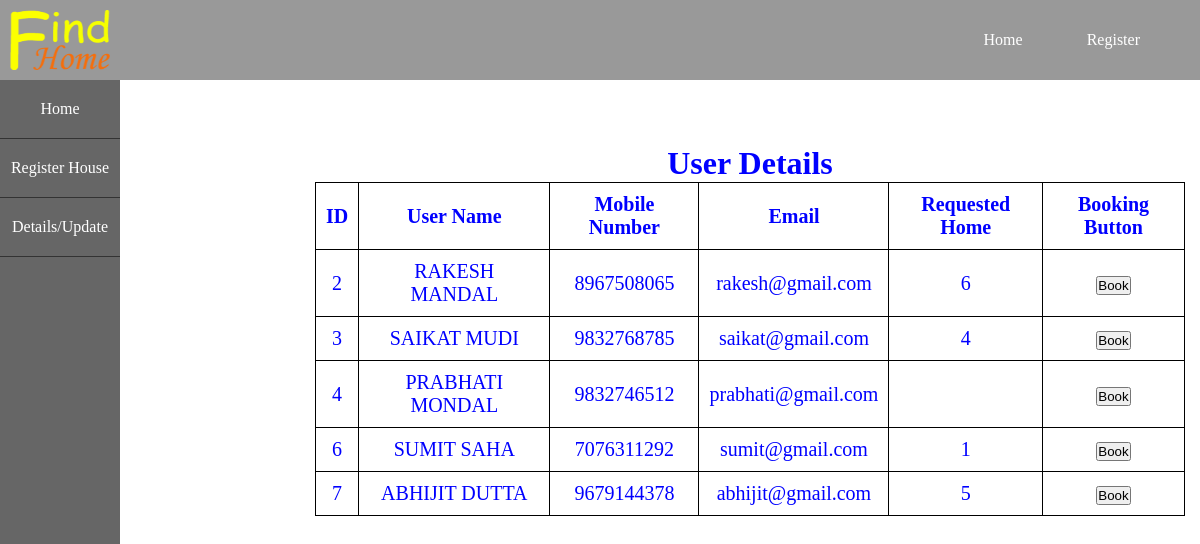
The page /php/userdetail.php?msg=done on the database its author committed.
### tables this page shows
CREATE TABLE `users` (
  `id` int(3) NOT NULL,
  `fullname` varchar(30) NOT NULL,
  `mobile` varchar(10) NOT NULL,
  `email` varchar(50) NOT NULL,
  `password` varchar(15) NOT NULL,
  `role` varchar(6) NOT NULL,
  `reqhomeno` varchar(15) NOT NULL
);

### php/userdetail.php (the view, shortened to what this page needs)
<?php require "config.php"; session_start();?>
<?php
	$query = "SELECT * FROM users";
	$fire = mysqli_query($con,$query) or die("can not fetch data".mysqli_error($con));
 ?>
<!DOCTYPE html>
<html>
<head>
	<link rel="stylesheet" type="text/css" href="../style/userdetail.css">
</head>
<body>
	<nav class="header">
		<a href="../index.php"><img src="../assets/logo1.png"></a>
		<ul>
			<li><a href="../index.php">Home</a></li>
			<?php if(!empty($_SESSION['email'])){
				echo "<li><a href='signout.php'>".$_SESSION['fullname']." (Sign Out)</a></li>";
			} else{ echo "<li><a href='register.php'>Register</a></li>";} ?>
		</ul>
	</nav>
	<div class="side-nav">
		<nav>
			<ul>
				<li>
					<a href="dashboard.php">
						<span>Home</span>
					</a>
				</li>
				<li>
					<a href="houseregister.php">
						<span>Register House</span>
					</a>
				</li>
				<li>
					<a href="detail.php">
						<span>Details/Update</span>
					</a>
				</li>
			</ul>
		</nav>
	<div class="table">
	<h1>User Details</h1>
		<table>
			<tr>
				<th>ID</th>
				<th>User Name</th>
				<th>Mobile Number</th>
				<th>Email</th>
				<th>Requested Home</th>
				<th>Booking Button</th>
			</tr>
	<?php
		if (mysqli_num_rows($fire)>0) {
			while($users = mysqli_fetch_assoc($fire)) { ?>
			<tr>
				<td><?php echo $users["id"]; ?></td>
				<td><?php echo $users["fullname"]; ?></td>
				<td><?php echo $users["mobile"]; ?></td>
				<td><?php echo $users["email"]; ?></td>
				<td><?php echo $users["reqhomeno"]; ?></td>
				<td><a href="../bgphp/booking.php?users=<?php echo $users['id'] ?>&house=<?php echo $users['reqhomeno'] ?>"><button>Book</button></a></td>
			</tr>
		<?php
			}
		}
		?>
		</table>
		</div>
</body>
</html>

### style/userdetail.css (style rules this page uses)
body { margin: 0; padding: 0; }
* { margin: 0; padding: 0; box-sizing: border-box; }
.header { position: absolute; height: 80px; width: 100%; background-color: #999; padding: 0; z-index: 4; }
.header img { position: relative; top: 10px; left: 10px; width: 100px; height: 60px; }
.header ul li { list-style-type: none; display: inline-block; line-height: 80px; transition: 0.5s all; }
.header ul { float: right; margin-right: 30px; }
.header ul li a { text-decoration: none; color: #fff; padding: 30px; }
.side-nav { position: absolute; width: 120px; background-color: #666; height: 100%; z-index: 3; padding-top: 80px; }
.side-nav ul { list-style: none; padding: 0; margin: 0; }
.side-nav ul li { padding: 20px 10px; border-bottom: 1px solid #333; text-align: center; transition: 0.5s all; }
.side-nav ul li a { color: #fff; text-decoration: none; }
.table { text-align: center; position: absolute; width: 900px; height: 400px; left: 300px; top: 130px; padding: 15px; border-radius: 15px; }
.table h1 { color: blue; }
table { font-size: 20px; color: blue; width: 100%; }
table, th, td { border: 1px solid #000; border-collapse: collapse; }
th, td { padding: 10px; }

### rows shown on the page
users: id "2", fullname "RAKESH MANDAL", mobile "8967508065", email "rakesh@gmail.com", reqhomeno "6"
users: id "3", fullname "SAIKAT MUDI", mobile "9832768785", email "saikat@gmail.com", reqhomeno "4"
users: id "4", fullname "PRABHATI MONDAL", mobile "9832746512", email "prabhati@gmail.com"
users: id "6", fullname "SUMIT SAHA", mobile "7076311292", email "sumit@gmail.com", reqhomeno "1"
users: id "7", fullname "ABHIJIT DUTTA", mobile "9679144378", email "abhijit@gmail.com", reqhomeno "5"
